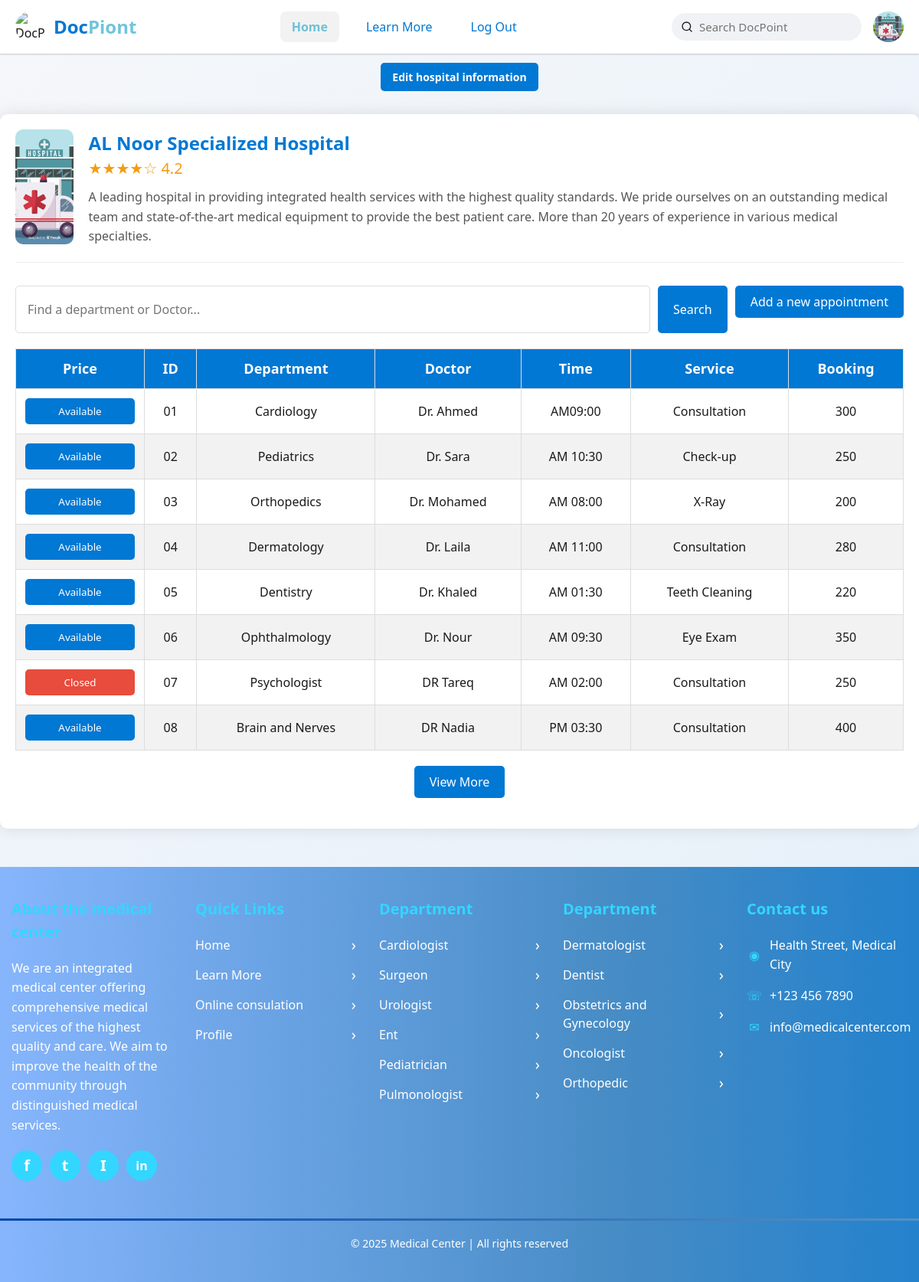
/hospital-profile.php (signed in), run on the app's committed database.
### tables this page shows
CREATE TABLE `hospitals` (
  `id` int(11) NOT NULL,
  `name` varchar(255) DEFAULT NULL,
  `email` varchar(255) DEFAULT NULL,
  `password` varchar(255) DEFAULT NULL,
  `location` varchar(200) DEFAULT NULL,
  `created_at` datetime DEFAULT current_timestamp(),
  `updated_at` datetime DEFAULT current_timestamp() ON UPDATE current_timestamp(),
  `business_ hours` varchar(100) DEFAULT NULL,
  `services` text DEFAULT NULL,
  `image` varchar(255) DEFAULT 'img/host.jpg'
);

### hospital-profile.php (the view, shortened to what this page needs)
<?php session_start();
include_once "includes/database.php";
$table = $_SESSION['user_table'];
$user_id = $_SESSION['user_id'];
$sql = "SELECT * FROM `$table` WHERE id = ?";
$stmt = $conn->prepare($sql);
$stmt->bind_param("i", $user_id);
$stmt->execute();
$result = $stmt->get_result();
$user = $result->fetch_assoc();
?>
<!DOCTYPE html>
<html lang="en">
<head>
    <link rel="stylesheet" href="css/hospital.css">
</head>
<body>
    <div class="icon-background" id="icon-background"></div>
    <nav class="navbar">
        <div class="nav-content">
            <div class="nav-logo">
                <img src="img/cardiologist.gif" alt="DocPoint Logo">
                <div class="logo-text">Doc<span>Piont</span></div>
            </div>
            <div class="nav-links">
                <a href="index.php" class="nav-link active">Home</a>
                <a href="learn-more.php" class="nav-link">Learn More</a>
                <a href="Logout.php" class="nav-link" id="logout">Log Out</a>
            </div>
            <div class="nav-right">
                <div class="search-box1">
                    <svg width="16" height="16" viewBox="0 0 24 24" fill="none" stroke="currentColor" stroke-width="2" stroke-linecap="round" stroke-linejoin="round">
                        <circle cx="11" cy="11" r="8"></circle>
                        <line x1="21" y1="21" x2="16.65" y2="16.65"></line>
                    </svg>
                    <input type="text" placeholder="Search DocPoint">
                </div>
                <button class="profile-btn" onclick="location.href='hospital-profile.php'">
                    <img src="img/host.jpg" alt="Profile">
                </button>
            </div>
        </div>
    </nav>
    <br>
    <br>
    <br>
    <div class="background-a">
        <div class="a">
         <div class="admin-controls">
          <a onclick="toggleEditHospitalInfo()">Edit hospital information</a>
      </div>
    </div>
    <section style="margin-bottom: 50px;">
        <div class="container">
            <div class="hospital-info">
                <div class="hospital-image">
                    <img id="hospitalImageDisplay" src="<?= htmlspecialchars($user['image']) ?>" alt="Hospital Image">
                </div>
                <div class="hospital-details">
                    <h2 id="hospitalNameDisplay"><?= htmlspecialchars($user['name']) ?></h2>
                    <div class="rating">★★★★☆ 4.2</div>
                    <div class="hospital-description" id="hospitalDescriptionDisplay">
                        <?= htmlspecialchars($user['services']) ?>
                    </div>
                </div>
            </div>
              <table id="appointmentsTable">
                  <thead>
                      <tr>
                          <th>Price</th>
                          <th> ID</th>
                          <th>Department</th>
                          <th> Doctor</th>
                          <th> Time</th>
                          <th>Service</th>
                          <th>Booking</th>
                      </tr>
                  </thead>
                  <tbody id="appointmentsBody">
                <div class="search-box">
                <input type="text" id="searchInput" placeholder="Find a department or Doctor...">
                <div class="button-container">
                    <button onclick="performSearch()"> Search</button>
                    <button id="addNewBtn" class="add-btn">Add a new appointment</button>
                    </div>
                </div>
                  <tr data-id="1" data-department="Cardiology" data-doctor="Dr. Ahmed">
                    <td><button class="book-btn" onclick="bookAppointment(1)">Available</button></td>
                    <td>01</td>
                    <td>Cardiology</td>
                    <td>Dr. Ahmed</td>
                    <td>AM09:00 </td>
                    <td>Consultation</td>
                    <td>300</td>
                  </tr>
                  <tr data-id="2" data-department="Pediatrics" data-doctor="Dr. Sara">
                      <td><button class="book-btn" onclick="bookAppointment(2)">Available</button></td>
                      <td>02</td>
                      <td>Pediatrics</td>
                      <td>Dr. Sara</td>
                      <td>AM 10:30 </td>
                      <td>Check-up</td>
                      <td>250</td>
                  </tr>
                  <tr data-id="3" data-department="Orthopedics" data-doctor="Dr. Mohamed">
                    <td><button class="book-btn" onclick="bookAppointment(3)">Available</button></td>
                    <td>03</td>
                    <td>Orthopedics</td>
                    <td>Dr. Mohamed</td>
                    <td> AM 08:00 </td>
                    <td>X-Ray</td>
                    <td>200</td>
                  </tr>
                  <tr data-id="4" data-department="Dermatology" data-doctor="Dr. Laila">
                      <td><button class="book-btn" onclick="bookAppointment(4)">Available</button></td>
                      <td>04</td>
                      <td>Dermatology</td>
                      <td>Dr. Laila</td>
                      <td>AM 11:00 </td>
                      <td>Consultation</td>
                      <td>280</td>
                  </tr>
                  <tr data-id="5" data-department="Dentistry" data-doctor="Dr. Khaled">
                    <td><button class="book-btn" onclick="bookAppointment(5)">Available</button></td>
                    <td>05</td>
                    <td>Dentistry</td>
                    <td>Dr. Khaled</td>
                    <td>AM 01:30 </td>
                    <td>Teeth Cleaning</td>
                    <td>220</td>
                  </tr>
                  <tr data-id="6" data-department="Ophthalmology" data-doctor="Dr. Nour">
                    <td><button class="book-btn" onclick="bookAppointment(6)">Available</button></td>
                    <td>06</td>
                    <td>Ophthalmology</td>
                    <td>Dr. Nour</td>
                    <td>AM 09:30 </td>
                    <td>Eye Exam</td>
                    <td>350</td>
                  </tr>
                  <tr data-id="7" data-department="Psychologist" data-doctor="DR Tareq">
                    <td><button class="closed-btn" disabled>Closed</button></td>
                    <td>07</td>
                    <td>Psychologist</td>
                    <td>DR Tareq</td>
                    <td>AM 02:00 </td>
                    <td>Consultation</td>
                    <td>250</td>
                  </tr>
                  <tr data-id="8" data-department="Brain and Nerves" data-doctor="DR Nadia">
                    <td><button class="book-btn" onclick="bookAppointment(8)">Available</button></td>
                    <td>08</td>
                    <td>Brain and Nerves</td>
                    <td>DR Nadia</td>
                    <td>PM 03:30 </td>
                    <td>Consultation</td>
                    <td>400</td>
                  </tr>
              </tbody>
          </table>
          <button class="show-more" id="showMoreBtn" onclick="showMoreAppointments()">View More</button>
    </section>
    <?php
    include_once "includes/footer.php";
  ?>
</body>
</html>

### data on the page
hospitals: image (picture), name "AL Noor Specialized Hospital", services "A leading hospital in providing integrated health services with the highest quality standards. We pride ourselves on an outstanding medical team and state-of-the-art medical equipment to provide the best patient care. More than 20 years of experience in various medical specialties."
